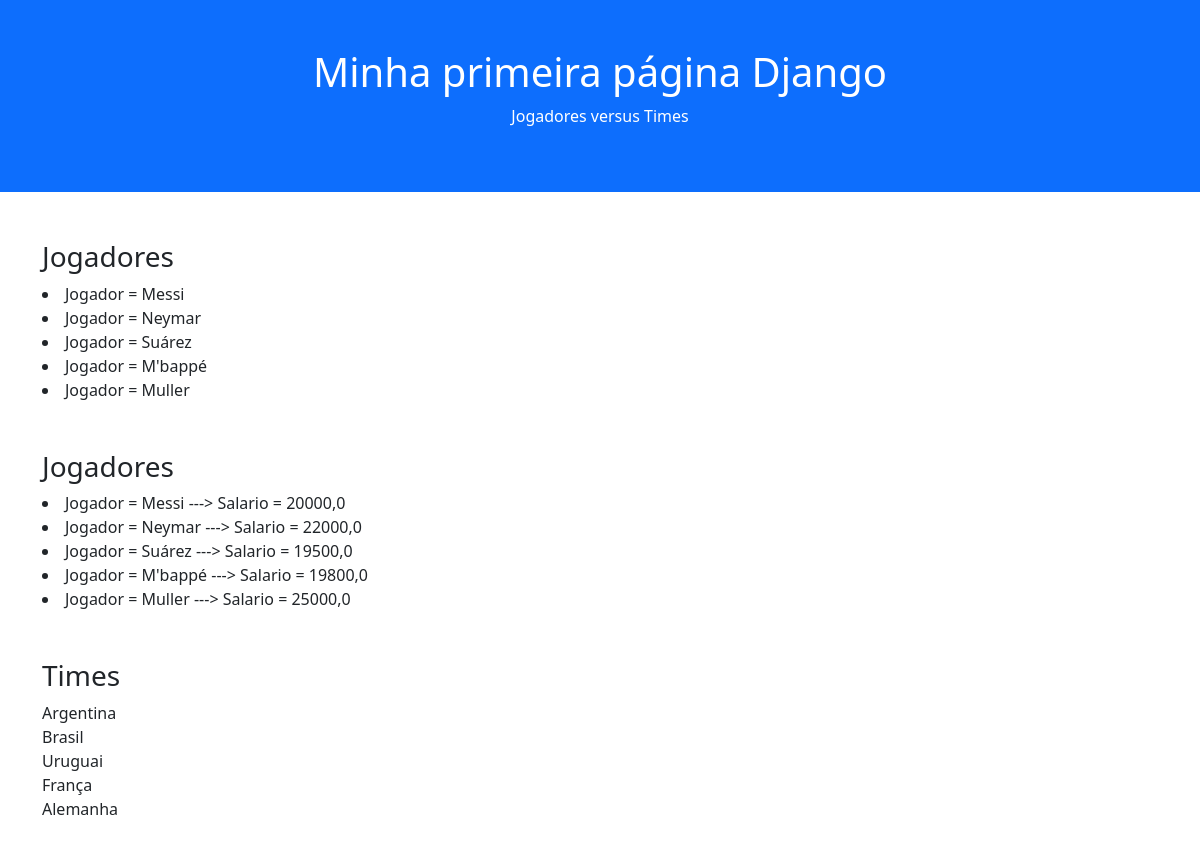
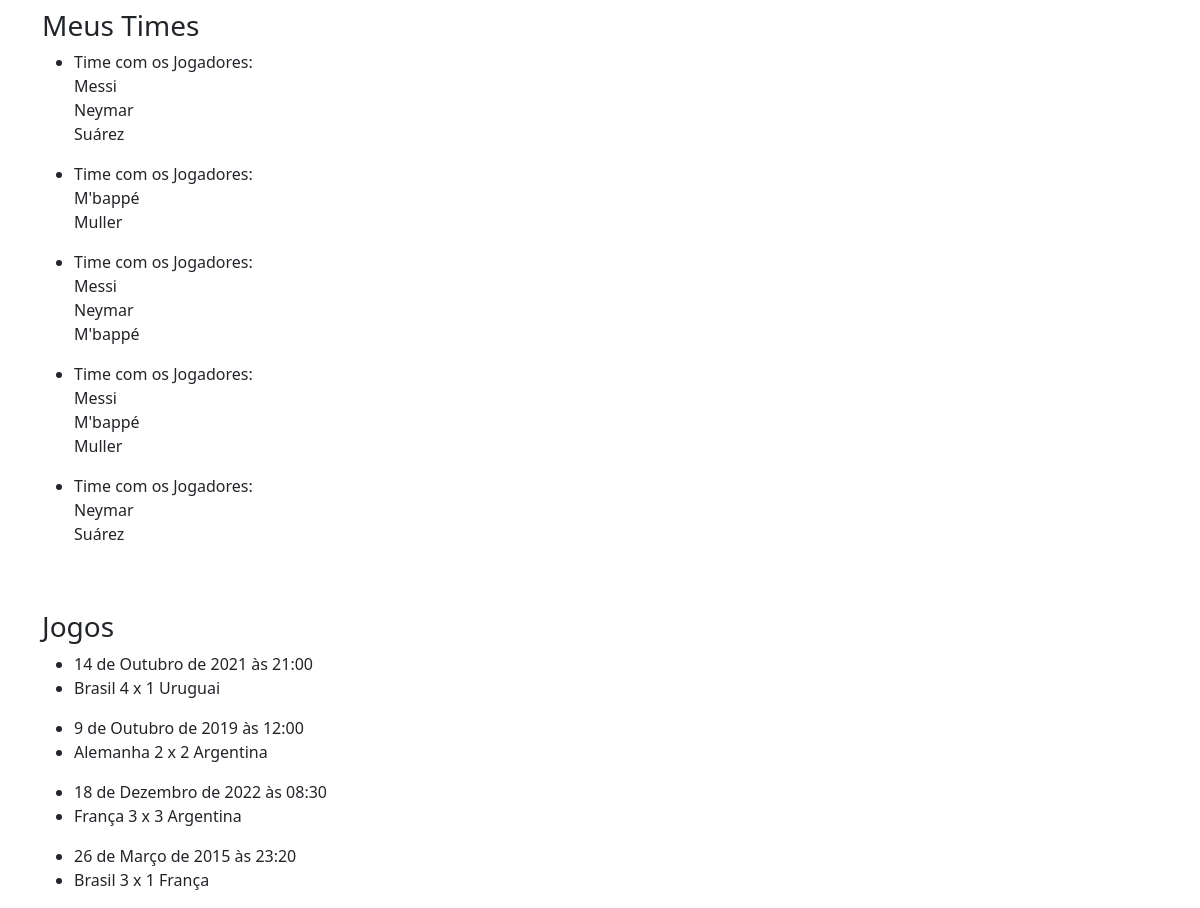
Page /mostrar on the committed database (2 pictures, top to bottom).
### futebol/models.py (models this page shows, shortened)
class Jogador(models.Model):
    nome = models.CharField(max_length=50)
    preco_inicial = models.FloatField()
    def __str__(self):
        return self.nome

class Time(models.Model):
    nome = models.CharField(max_length=50)
    def __str__(self):
        return self.nome

class MeuTime(models.Model):
    players = models.ManyToManyField(Jogador)

class Jogo(models.Model):
    data = models.DateTimeField()
    timeA = models.ForeignKey(Time, on_delete=models.PROTECT, related_name='timeA')
    timeA_gol = models.IntegerField(default=0)
    timeB = models.ForeignKey(Time, on_delete=models.PROTECT, related_name='timeB')
    timeB_gol = models.IntegerField(default=0)

### futebol/views.py (the view)
# urls.py: path('mostrar', mostrarJogadores),
def mostrarJogadores(request):
    mostrar = Jogador.objects.all()
    mostrarTime = Time.objects.all()
    meusTimes = MeuTime.objects.all()
    meusJogos = Jogo.objects.all()
    return render(request, 'futebol/jogadores.html',
                  {'mostrar': mostrar,
                   'mostrarTime': mostrarTime,
                   'meusTimes': meusTimes,
                   'meusJogos': meusJogos,
                   })

### futebol/templates/futebol/jogadores.html (shortened to what this page needs)
<!DOCTYPE html>
<html lang="pt-br">
<head>
    <link href="https://cdn.jsdelivr.net/npm/bootstrap@5.2.3/dist/css/bootstrap.min.css" rel="stylesheet">
</head>
<body>
<div class="container-fluid p-5 bg-primary text-white text-center">
        <h1>Minha primeira página Django</h1>
        <p>Jogadores versus Times</p>
</div>
<div class="container mt-5">
    <div class="row">
        <div class="col-sm-4">
            <h3>Jogadores</h3>
                {% for jogador in mostrar %}
                <li> Jogador = {{ jogador.nome }} </li>
                {% endfor %}
        </div>
    </div>
</div>
<div class="container mt-5">
    <div class="row">
        <div class="col-sm-4">
            <h3>Jogadores</h3>
                {% for jogador in mostrar %}
                    <li>Jogador = {{ jogador.nome}} ---> Salario = {{ jogador.preco_inicial }}</li>
                {% endfor %}
        </div>
    </div>
</div>
<div class="container mt-5">
    <div class="row">
        <div class="col-sm-4">
            <h3>Times</h3>
            <tbody>
                {% for time in mostrarTime %}
                <tr>
                    <td> {{ time.nome }} <br/> </td>
                </tr>
                {% endfor %}
            </tbody>
        </div>
    </div>
</div>
<div class="container mt-5">
    <div class="row">
        <div class="col-sm-4">
            <h3>Meus Times</h3>
            <tbody>
                {% for time in meusTimes %}
                    <ul>
                        <li> Time com os Jogadores:</li>
                            {% for t in time.players.all %}
                                {{ t }} <br/>
                            {% endfor %}
                    </ul>
                {% endfor %}
            </tbody>
        </div>
    </div>
</div>
<div class="container mt-5">
    <div class="row">
        <div class="col-sm-4">
            <h3>Jogos</h3>
            <tbody>
                {% for time in meusJogos %}
                    <ul>
                        <li> {{ time.data }}</li>
                        <li> {{ time.timeA }} {{ time.timeA_gol }} x {{ time.timeB_gol }} {{ time.timeB }} </li>
                    </ul>
                {% endfor %}
            </tbody>
        </div>
    </div>
</div>
</body>
</html

### rows in the picture
Jogador: nome "Messi", preco_inicial "20000,0"
Jogador: nome "Neymar", preco_inicial "22000,0"
Jogador: nome "Suárez", preco_inicial "19500,0"
Jogador: nome "M'bappé", preco_inicial "19800,0"
Jogador: nome "Muller", preco_inicial "25000,0"
Time: nome "Argentina"
Time: nome "Brasil"
Time: nome "Uruguai"
Time: nome "França"
Time: nome "Alemanha"
Jogo: data "14 de Outubro de 2021 às 21:00", timeA "Brasil", timeA_gol "4", timeB_gol "1", timeB "Uruguai"
Jogo: data "9 de Outubro de 2019 às 12:00", timeA "Alemanha", timeA_gol "2", timeB_gol "2", timeB "Argentina"
Jogo: data "18 de Dezembro de 2022 às 08:30", timeA "França", timeA_gol "3", timeB_gol "3", timeB "Argentina"
Jogo: data "26 de Março de 2015 às 23:20", timeA "Brasil", timeA_gol "3", timeB_gol "1", timeB "França"
